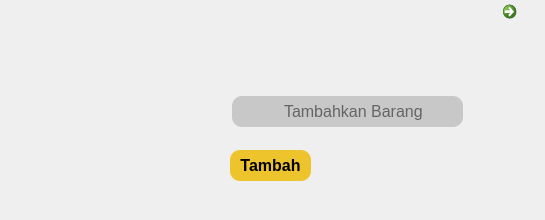
       <widget class="QWidget" name="page_20">
        <widget class="QLineEdit" name="username_12">
         <property name="geometry">
          <rect>
           <x>232</x>
           <y>96</y>
           <width>231</width>
           <height>31</height>
          </rect>
         </property>
         <property name="font">
          <font>
           <family>Arial</family>
           <pointsize>12</pointsize>
          </font>
         </property>
         <property name="styleSheet">
          <string notr="true">background-color:rgba(200, 200, 200, 1);
border-radius: 10px;
padding-left:50px;</string>
         </property>
         <property name="placeholderText">
          <string>Tambahkan Barang</string>
         </property>
        </widget>
        <widget class="QLabel" name="label_88">
         <property name="geometry">
          <rect>
           <x>250</x>
           <y>100</y>
           <width>21</width>
           <height>21</height>
          </rect>
         </property>
         <property name="styleSheet">
          <string notr="true">backround-color:rgba(82, 82, 82, 1);</string>
         </property>
         <property name="text">
          <string/>
         </property>
         <property name="pixmap">
          <pixmap resource="../images/source.qrc">:/Images/name.png</pixmap>
         </property>
         <property name="scaledContents">
          <bool>true</bool>
         </property>
        </widget>
        <widget class="QCommandLinkButton" name="commandLinkButton_24">
         <property name="geometry">
          <rect>
           <x>495</x>
           <y>-6</y>
           <width>41</width>
           <height>41</height>
          </rect>
         </property>
         <property name="text">
          <string/>
         </property>
         <property name="icon">
          <iconset resource="../images/source.qrc">
           <normaloff>:/Images/close.png</normaloff>:/Images/close.png</iconset>
         </property>
         <property name="iconSize">
          <size>
           <width>20</width>
           <height>30</height>
          </size>
         </property>
        </widget>
        <widget class="QLabel" name="label_89">
         <property name="geometry">
          <rect>
           <x>0</x>
           <y>0</y>
           <width>531</width>
           <height>211</height>
          </rect>
         </property>
         <property name="text">
          <string/>
         </property>
         <property name="pixmap">
          <pixmap resource="../images/source.qrc">:/Images/tambah_iced_expresso.png</pixmap>
         </property>
        </widget>
        <widget class="QPushButton" name="pushButton_26">
         <property name="geometry">
          <rect>
           <x>230</x>
           <y>150</y>
           <width>81</width>
           <height>31</height>
          </rect>
         </property>
         <property name="font">
          <font>
           <family>Arial</family>
           <pointsize>12</pointsize>
           <weight>75</weight>
           <bold>true</bold>
          </font>
         </property>
         <property name="styleSheet">
          <string notr="true">QPushButton{
background-color:rgba(237, 196, 44, 1);
color:black;
border-radius:10px;
}

QPushButton:pressed {
      color: white;
    background-color:black;
    color:rgba(237, 196, 44, 1);
}</string>
         </property>
         <property name="text">
          <string>Tambah</string>
         </property>
        </widget>
        <zorder>label_89</zorder>
        <zorder>commandLinkButton_24</zorder>
        <zorder>pushButton_26</zorder>
        <zorder>username_12</zorder>
        <zorder>label_88</zorder>
       </widget>
